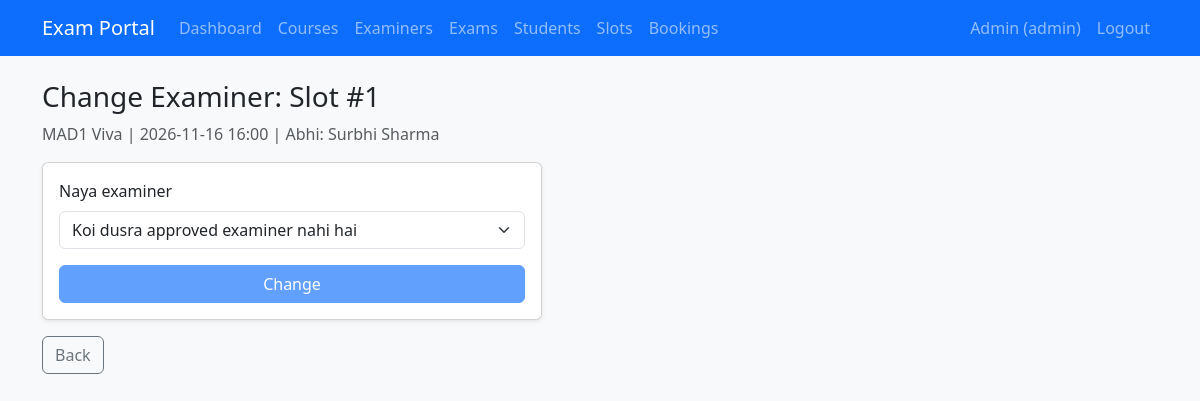
Screenshot of /admin/slots/1/examiner (signed in) with the database file from the repository.
### models.py (models this page shows)
class User(UserMixin, db.Model):
    id = db.Column(db.Integer, primary_key=True)
    name = db.Column(db.String(100), nullable=False)
    email = db.Column(db.String(120), unique=True, nullable=False)
    password = db.Column(db.String(200), nullable=False)
    role = db.Column(db.String(20), nullable=False)  # admin / examiner / student
    contact = db.Column(db.String(20))
    department = db.Column(db.String(100))           # examiner ke liye
    is_approved = db.Column(db.Boolean, default=False)  # examiner approval
    is_active_user = db.Column(db.Boolean, default=True)

class Slot(db.Model):
    id = db.Column(db.Integer, primary_key=True)
    exam_id = db.Column(db.Integer, db.ForeignKey('exam.id'), nullable=False)
    examiner_id = db.Column(db.Integer, db.ForeignKey('user.id'), nullable=False)
    date = db.Column(db.Date, nullable=False)
    start_time = db.Column(db.Time, nullable=False)
    end_time = db.Column(db.Time, nullable=False)
    capacity = db.Column(db.Integer, nullable=False)
    available_seats = db.Column(db.Integer, nullable=False)
    status = db.Column(db.String(20), default='Available')
    exam = db.relationship('Exam')
    examiner = db.relationship('User')

class Exam(db.Model):
    id = db.Column(db.Integer, primary_key=True)
    course_id = db.Column(db.Integer, db.ForeignKey('course.id'), nullable=False)
    examiner_id = db.Column(db.Integer, db.ForeignKey('user.id'))  # assigned examiner
    name = db.Column(db.String(100), nullable=False)
    exam_type = db.Column(db.String(30))   # Viva / Practical / Project Demo / Assessment
    duration = db.Column(db.Integer)       # minutes
    max_marks = db.Column(db.Integer)
    slot_create_start = db.Column(db.Date)
    slot_create_end = db.Column(db.Date)
    booking_start = db.Column(db.Date)
    booking_end = db.Column(db.Date)
    status = db.Column(db.String(20), default='Draft')
    results_published = db.Column(db.Boolean, default=False)
    course = db.relationship('Course')
    examiner = db.relationship('User')

### app.py (the view, shortened to what this page needs)
@app.route('/admin/slots/<int:sid>/examiner', methods=['GET', 'POST'])
@role_required('admin')
def change_slot_examiner(sid):
    slot = db.get_or_404(Slot, sid)
    if slot.status in ('Cancelled', 'Completed'):
        flash('Is slot ka examiner nahi badal sakte.', 'warning')
        return redirect(url_for('admin_slots'))
    examiners = User.query.filter(User.role == 'examiner', User.is_approved == True,
                                  User.is_active_user == True, User.id != slot.examiner_id).all()
    return render_template('admin/slot_examiner.html', slot=slot, examiners=examiners)

### app.py (called while the page is built)
@login_manager.user_loader
def load_user(user_id):
    return db.session.get(User, int(user_id))

def role_required(role):
    def decorator(f):
        @wraps(f)
        def wrapper(*args, **kwargs):
            if not current_user.is_authenticated:
                return redirect(url_for('login'))
            if current_user.role != role:
                flash('Access denied.', 'danger')
                return redirect(url_for('home'))
            return f(*args, **kwargs)
        return wrapper
    return decorator

### templates/admin/slot_examiner.html
{% extends 'base.html' %}
{% block content %}
<h3>Change Examiner: Slot #{{ slot.id }}</h3>
<p class="text-muted">{{ slot.exam.name }} | {{ slot.date }} {{ slot.start_time.strftime('%H:%M') }} | Abhi: {{ slot.examiner.name }}</p>
<form method="POST" class="card card-body shadow-sm" style="max-width:500px">
  <div class="mb-3">
    <label class="form-label">Naya examiner</label>
    <select name="examiner_id" class="form-select" required>
      {% for u in examiners %}<option value="{{ u.id }}">{{ u.name }} ({{ u.department }})</option>
      {% else %}<option value="">Koi dusra approved examiner nahi hai</option>{% endfor %}
    </select>
  </div>
  <button class="btn btn-primary" {{ 'disabled' if not examiners }}>Change</button>
</form>
<a href="{{ url_for('admin_slots') }}" class="btn btn-outline-secondary mt-3">Back</a>
{% endblock %}

### templates/base.html (shortened to what this page needs)
<!DOCTYPE html>
<html lang="en">
<head>
  <link href="https://cdn.jsdelivr.net/npm/bootstrap@5.3.3/dist/css/bootstrap.min.css" rel="stylesheet">
</head>
<body class="bg-light">
  <nav class="navbar navbar-expand navbar-dark bg-primary mb-4">
    <div class="container">
      <a class="navbar-brand" href="{{ url_for('home') }}">Exam Portal</a>
      {% if current_user.is_authenticated and current_user.role == 'admin' %}
      <ul class="navbar-nav me-auto">
        <li class="nav-item"><a class="nav-link" href="{{ url_for('admin_dashboard') }}">Dashboard</a></li>
        <li class="nav-item"><a class="nav-link" href="{{ url_for('admin_courses') }}">Courses</a></li>
        <li class="nav-item"><a class="nav-link" href="{{ url_for('admin_examiners') }}">Examiners</a></li>
        <li class="nav-item"><a class="nav-link" href="{{ url_for('admin_exams') }}">Exams</a></li>
        <li class="nav-item"><a class="nav-link" href="{{ url_for('admin_students') }}">Students</a></li>
        <li class="nav-item"><a class="nav-link" href="{{ url_for('admin_slots') }}">Slots</a></li>
        <li class="nav-item"><a class="nav-link" href="{{ url_for('admin_bookings') }}">Bookings</a></li>
      </ul>
      {% endif %}
      <ul class="navbar-nav ms-auto">
        {% if current_user.is_authenticated %}
        <li class="nav-item"><span class="nav-link">{{ current_user.name }} ({{ current_user.role }})</span></li>
        <li class="nav-item"><a class="nav-link" href="{{ url_for('logout') }}">Logout</a></li>
        {% else %}
        <li class="nav-item"><a class="nav-link" href="{{ url_for('login') }}">Login</a></li>
        <li class="nav-item"><a class="nav-link" href="{{ url_for('register') }}">Register</a></li>
        {% endif %}
      </ul>
    </div>
  </nav>
  <div class="container">
    {% block content %}{% endblock %}
  </div>
</body>
</html>

### rows the page displays
User: name "Admin", role "admin"
Slot: id "1", date "2026-11-16", start_time "16:00"
Exam: exam.name "MAD1 Viva"
User: examiner.name "Surbhi Sharma"
